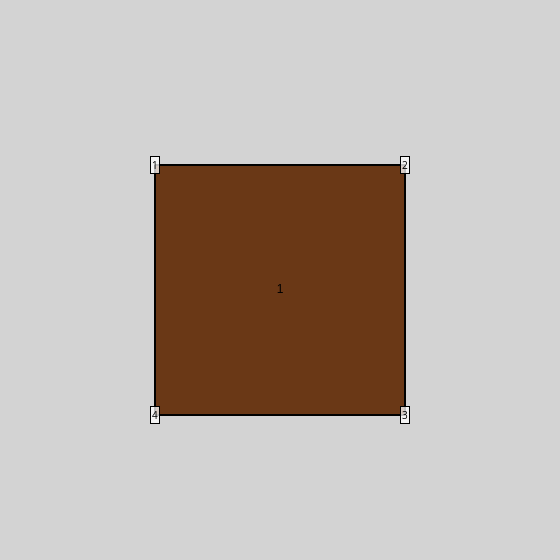
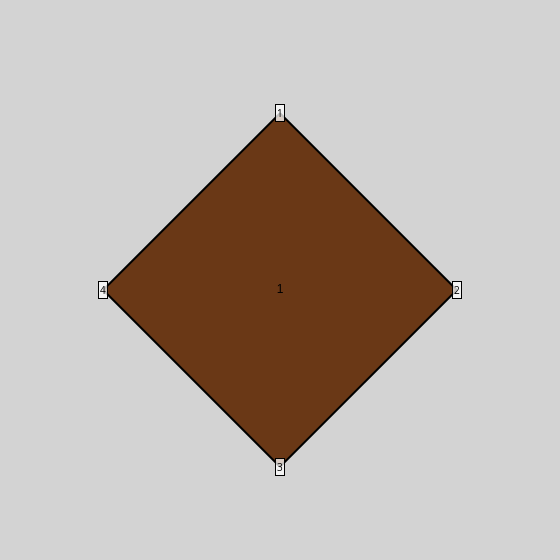
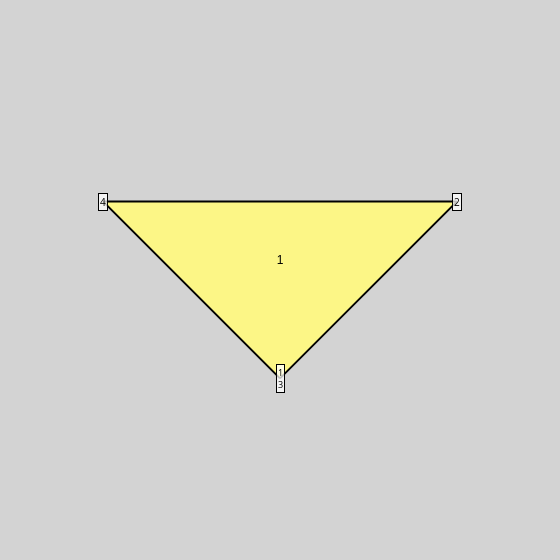
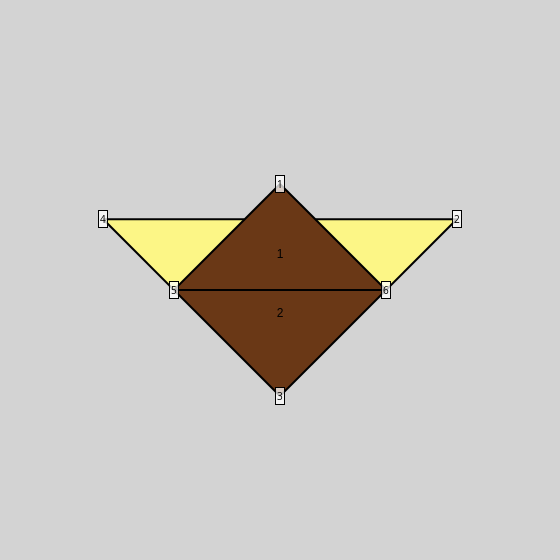

The notebook cell saved with these charts, in order:
### Markdown cell above
# FoldingAgent Simulator — Usage Example

Build a piece of virtual paper, add vertices where new creases are needed, and fold along them step by step. Each `plot()` call renders the current state of the model.

### Code cell
from origami import Origami

origami = Origami(front_color='brown', back_color='lightyellow')
origami.plot()

origami.rotate(45)
origami.plot()

origami.fold((2, 4), 1)
origami.plot()

origami.add_vertex((1, 4), 0.6)
origami.add_vertex((1, 2), 0.6)
origami.fold((6, 5), -1)
origami.plot()

origami.flip('x')
origami.plot()

origami.add_vertex((1, 5), 0.333333333)
origami.add_vertex((1, 6), 0.333333333)
origami.fold((7, 8), 1)
origami.plot()

origami.flip('x')
origami.plot()

origami.add_vertex((7, 8), 0.5)
origami.fold((9, 3), 1)
origami.plot()

origami.fold((6, 9), 1)
origami.plot()

origami.add_vertex((4, 5), 0.8)
origami.fold((9, 14), 1)
origami.plot()

origami.flip('x')
origami.plot()

origami.add_vertex((14, 11), 0.3)
origami.add_vertex((17, 4), 0.3)
origami.fold((18, 19), 1)
origami.plot()

origami.flip('x')
origami.plot()

### Figure 1 — Plotly figure (JSON) as saved in the notebook; plotly's stock layout.template omitted (floating-point values rounded to 4 significant figures)
{"data": [{"fill": "toself", "fillcolor": "#6A3816", "hoverinfo": "skip", "line": {"color": "rgba(0,0,0,0)"}, "mode": "lines", "showlegend": false, "type": "scatter", "x": [0, 1, 1, 0, 0], "y": [1, 1, 0, 0, 1]}, {"hoverinfo": "none", "mode": "text", "showlegend": false, "text": ["1"], "textfont": {"color": "black", "family": "Arial", "size": 12}, "type": "scatter", "x": [0.5], "y": [0.5]}, {"hoverinfo": "none", "line": {"color": "black", "dash": "solid", "shape": "linear", "width": 2}, "mode": "lines", "showlegend": false, "type": "scatter", "x": [0, 0], "y": [0, 1]}, {"hoverinfo": "none", "line": {"color": "black", "dash": "solid", "shape": "linear", "width": 2}, "mode": "lines", "showlegend": false, "type": "scatter", "x": [0, 1], "y": [0, 0]}, {"hoverinfo": "none", "line": {"color": "black", "dash": "solid", "shape": "linear", "width": 2}, "mode": "lines", "showlegend": false, "type": "scatter", "x": [1, 1], "y": [0, 1]}, {"hoverinfo": "none", "line": {"color": "black", "dash": "solid", "shape": "linear", "width": 2}, "mode": "lines", "showlegend": false, "type": "scatter", "x": [0, 1], "y": [1, 1]}], "layout": {"annotations": [{"align": "center", "bgcolor": "rgba(255,255,255,0.75)", "bordercolor": "black", "borderpad": 1, "borderwidth": 1, "font": {"color": "black", "size": 10}, "showarrow": false, "text": "1", "x": 0, "xanchor": "center", "y": 1, "yanchor": "middle"}, {"align": "center", "bgcolor": "rgba(255,255,255,0.75)", "bordercolor": "black", "borderpad": 1, "borderwidth": 1, "font": {"color": "black", "size": 10}, "showarrow": false, "text": "2", "x": 1, "xanchor": "center", "y": 1, "yanchor": "middle"}, {"align": "center", "bgcolor": "rgba(255,255,255,0.75)", "bordercolor": "black", "borderpad": 1, "borderwidth": 1, "font": {"color": "black", "size": 10}, "showarrow": false, "text": "3", "x": 1, "xanchor": "center", "y": 0, "yanchor": "middle"}, {"align": "center", "bgcolor": "rgba(255,255,255,0.75)", "bordercolor": "black", "borderpad": 1, "borderwidth": 1, "font": {"color": "black", "size": 10}, "showarrow": false, "text": "4", "x": 0, "xanchor": "center", "y": 0, "yanchor": "middle"}], "height": 560, "margin": {"b": 20, "l": 20, "r": 20, "t": 40}, "paper_bgcolor": "lightgray", "plot_bgcolor": "lightgray", "showlegend": false, "width": 560, "xaxis": {"range": [-0.5, 1.5], "scaleanchor": "y", "scaleratio": 1, "showgrid": false, "visible": false, "zeroline": false}, "yaxis": {"range": [-0.5, 1.5], "showgrid": false, "visible": false, "zeroline": false}}}

### Figure 2 — Plotly figure (JSON) as saved in the notebook; plotly's stock layout.template omitted (floating-point values rounded to 4 significant figures)
{"data": [{"fill": "toself", "fillcolor": "#6A3816", "hoverinfo": "skip", "line": {"color": "rgba(0,0,0,0)"}, "mode": "lines", "showlegend": false, "type": "scatter", "x": [0.5, 1.207, 0.5, -0.2071, 0.5], "y": [1.207, 0.5, -0.2071, 0.5, 1.207]}, {"hoverinfo": "none", "mode": "text", "showlegend": false, "text": ["1"], "textfont": {"color": "black", "family": "Arial", "size": 12}, "type": "scatter", "x": [0.5], "y": [0.5]}, {"hoverinfo": "none", "line": {"color": "black", "dash": "solid", "shape": "linear", "width": 2}, "mode": "lines", "showlegend": false, "type": "scatter", "x": [-0.2071, 0.5], "y": [0.5, 1.207]}, {"hoverinfo": "none", "line": {"color": "black", "dash": "solid", "shape": "linear", "width": 2}, "mode": "lines", "showlegend": false, "type": "scatter", "x": [-0.2071, 0.5], "y": [0.5, -0.2071]}, {"hoverinfo": "none", "line": {"color": "black", "dash": "solid", "shape": "linear", "width": 2}, "mode": "lines", "showlegend": false, "type": "scatter", "x": [0.5, 1.207], "y": [-0.2071, 0.5]}, {"hoverinfo": "none", "line": {"color": "black", "dash": "solid", "shape": "linear", "width": 2}, "mode": "lines", "showlegend": false, "type": "scatter", "x": [0.5, 1.207], "y": [1.207, 0.5]}], "layout": {"annotations": [{"align": "center", "bgcolor": "rgba(255,255,255,0.75)", "bordercolor": "black", "borderpad": 1, "borderwidth": 1, "font": {"color": "black", "size": 10}, "showarrow": false, "text": "1", "x": 0.5, "xanchor": "center", "y": 1.207, "yanchor": "middle"}, {"align": "center", "bgcolor": "rgba(255,255,255,0.75)", "bordercolor": "black", "borderpad": 1, "borderwidth": 1, "font": {"color": "black", "size": 10}, "showarrow": false, "text": "2", "x": 1.207, "xanchor": "center", "y": 0.5, "yanchor": "middle"}, {"align": "center", "bgcolor": "rgba(255,255,255,0.75)", "bordercolor": "black", "borderpad": 1, "borderwidth": 1, "font": {"color": "black", "size": 10}, "showarrow": false, "text": "3", "x": 0.5, "xanchor": "center", "y": -0.2071, "yanchor": "middle"}, {"align": "center", "bgcolor": "rgba(255,255,255,0.75)", "bordercolor": "black", "borderpad": 1, "borderwidth": 1, "font": {"color": "black", "size": 10}, "showarrow": false, "text": "4", "x": -0.2071, "xanchor": "center", "y": 0.5, "yanchor": "middle"}], "height": 560, "margin": {"b": 20, "l": 20, "r": 20, "t": 40}, "paper_bgcolor": "lightgray", "plot_bgcolor": "lightgray", "showlegend": false, "width": 560, "xaxis": {"range": [-0.5, 1.5], "scaleanchor": "y", "scaleratio": 1, "showgrid": false, "visible": false, "zeroline": false}, "yaxis": {"range": [-0.5, 1.5], "showgrid": false, "visible": false, "zeroline": false}}}

### Figure 3 — Plotly figure (JSON) as saved in the notebook; plotly's stock layout.template omitted (floating-point values rounded to 4 significant figures)
{"data": [{"fill": "toself", "fillcolor": "#6A3816", "hoverinfo": "skip", "line": {"color": "rgba(0,0,0,0)"}, "mode": "lines", "showlegend": false, "type": "scatter", "x": [-0.2071, 1.207, 0.5, -0.2071], "y": [0.5, 0.5, -0.2071, 0.5]}, {"fill": "toself", "fillcolor": "#FCF686", "hoverinfo": "skip", "line": {"color": "rgba(0,0,0,0)"}, "mode": "lines", "showlegend": false, "type": "scatter", "x": [1.207, -0.2071, 0.5, 1.207], "y": [0.5, 0.5, -0.2071, 0.5]}, {"hoverinfo": "none", "mode": "text", "showlegend": false, "text": ["1"], "textfont": {"color": "black", "family": "Arial", "size": 12}, "type": "scatter", "x": [0.5], "y": [0.2643]}, {"hoverinfo": "none", "line": {"color": "black", "dash": "solid", "shape": "linear", "width": 2}, "mode": "lines", "showlegend": false, "type": "scatter", "x": [-0.2071, 0.5], "y": [0.5, -0.2071]}, {"hoverinfo": "none", "line": {"color": "black", "dash": "solid", "shape": "linear", "width": 2}, "mode": "lines", "showlegend": false, "type": "scatter", "x": [0.5, 1.207], "y": [-0.2071, 0.5]}, {"hoverinfo": "none", "line": {"color": "black", "dash": "solid", "shape": "linear", "width": 2}, "mode": "lines", "showlegend": false, "type": "scatter", "x": [-0.2071, 1.207], "y": [0.5, 0.5]}], "layout": {"annotations": [{"align": "center", "bgcolor": "rgba(255,255,255,0.75)", "bordercolor": "black", "borderpad": 1, "borderwidth": 1, "font": {"color": "black", "size": 9}, "showarrow": false, "text": "1<br>3", "x": 0.5, "xanchor": "center", "y": -0.2071, "yanchor": "middle"}, {"align": "center", "bgcolor": "rgba(255,255,255,0.75)", "bordercolor": "black", "borderpad": 1, "borderwidth": 1, "font": {"color": "black", "size": 10}, "showarrow": false, "text": "2", "x": 1.207, "xanchor": "center", "y": 0.5, "yanchor": "middle"}, {"align": "center", "bgcolor": "rgba(255,255,255,0.75)", "bordercolor": "black", "borderpad": 1, "borderwidth": 1, "font": {"color": "black", "size": 10}, "showarrow": false, "text": "4", "x": -0.2071, "xanchor": "center", "y": 0.5, "yanchor": "middle"}], "height": 560, "margin": {"b": 20, "l": 20, "r": 20, "t": 40}, "paper_bgcolor": "lightgray", "plot_bgcolor": "lightgray", "showlegend": false, "width": 560, "xaxis": {"range": [-0.5, 1.5], "scaleanchor": "y", "scaleratio": 1, "showgrid": false, "visible": false, "zeroline": false}, "yaxis": {"range": [-0.8536, 1.146], "showgrid": false, "visible": false, "zeroline": false}}}

### Figure 4 — Plotly figure (JSON) as saved in the notebook; plotly's stock layout.template omitted (floating-point values rounded to 4 significant figures)
{"data": [{"fill": "toself", "fillcolor": "#6A3816", "hoverinfo": "skip", "line": {"color": "rgba(0,0,0,0)"}, "mode": "lines", "showlegend": false, "type": "scatter", "x": [-0.2071, 1.207, 0.5, -0.2071], "y": [0.5, 0.5, -0.2071, 0.5]}, {"fill": "toself", "fillcolor": "#FCF686", "hoverinfo": "skip", "line": {"color": "rgba(0,0,0,0)"}, "mode": "lines", "showlegend": false, "type": "scatter", "x": [0.07574, 0.9243, 1.207, -0.2071, 0.07574], "y": [0.2172, 0.2172, 0.5, 0.5, 0.2172]}, {"fill": "toself", "fillcolor": "#6A3816", "hoverinfo": "skip", "line": {"color": "rgba(0,0,0,0)"}, "mode": "lines", "showlegend": false, "type": "scatter", "x": [0.9243, 0.07574, 0.5, 0.9243], "y": [0.2172, 0.2172, 0.6414, 0.2172]}, {"hoverinfo": "none", "mode": "text", "showlegend": false, "text": ["1"], "textfont": {"color": "black", "family": "Arial", "size": 12}, "type": "scatter", "x": [0.5], "y": [0.3586]}, {"hoverinfo": "none", "mode": "text", "showlegend": false, "text": ["2"], "textfont": {"color": "black", "family": "Arial", "size": 12}, "type": "scatter", "x": [0.5], "y": [0.1229]}, {"hoverinfo": "none", "line": {"color": "black", "dash": "solid", "shape": "linear", "width": 2}, "mode": "lines", "showlegend": false, "type": "scatter", "x": [0.5, 0.9243], "y": [0.6414, 0.2172]}, {"hoverinfo": "none", "line": {"color": "black", "dash": "solid", "shape": "linear", "width": 2}, "mode": "lines", "showlegend": false, "type": "scatter", "x": [0.07574, 0.5], "y": [0.2172, 0.6414]}, {"hoverinfo": "none", "line": {"color": "black", "dash": "solid", "shape": "linear", "width": 2}, "mode": "lines", "showlegend": false, "type": "scatter", "x": [0.07574, 0.9243], "y": [0.2172, 0.2172]}, {"hoverinfo": "none", "line": {"color": "black", "dash": "solid", "shape": "linear", "width": 2}, "mode": "lines", "showlegend": false, "type": "scatter", "x": [-0.2071, 0.07574], "y": [0.5, 0.2172]}, {"hoverinfo": "none", "line": {"color": "black", "dash": "solid", "shape": "linear", "width": 2}, "mode": "lines", "showlegend": false, "type": "scatter", "x": [0.07574, 0.5], "y": [0.2172, -0.2071]}, {"hoverinfo": "none", "line": {"color": "black", "dash": "solid", "shape": "linear", "width": 2}, "mode": "lines", "showlegend": false, "type": "scatter", "x": [0.5, 0.9243], "y": [-0.2071, 0.2172]}, {"hoverinfo": "none", "line": {"color": "black", "dash": "solid", "shape": "linear", "width": 2}, "mode": "lines", "showlegend": false, "type": "scatter", "x": [0.9243, 1.207], "y": [0.2172, 0.5]}, {"hoverinfo": "none", "line": {"color": "black", "dash": "solid", "shape": "linear", "width": 2}, "mode": "lines", "showlegend": false, "type": "scatter", "x": [0.6414, 1.207], "y": [0.5, 0.5]}, {"hoverinfo": "none", "line": {"color": "black", "dash": "solid", "shape": "linear", "width": 2}, "mode": "lines", "showlegend": false, "type": "scatter", "x": [-0.2071, 0.3586], "y": [0.5, 0.5]}], "layout": {"annotations": [{"align": "center", "bgcolor": "rgba(255,255,255,0.75)", "bordercolor": "black", "borderpad": 1, "borderwidth": 1, "font": {"color": "black", "size": 10}, "showarrow": false, "text": "1", "x": 0.5, "xanchor": "center", "y": 0.6414, "yanchor": "middle"}, {"align": "center", "bgcolor": "rgba(255,255,255,0.75)", "bordercolor": "black", "borderpad": 1, "borderwidth": 1, "font": {"color": "black", "size": 10}, "showarrow": false, "text": "2", "x": 1.207, "xanchor": "center", "y": 0.5, "yanchor": "middle"}, {"align": "center", "bgcolor": "rgba(255,255,255,0.75)", "bordercolor": "black", "borderpad": 1, "borderwidth": 1, "font": {"color": "black", "size": 10}, "showarrow": false, "text": "3", "x": 0.5, "xanchor": "center", "y": -0.2071, "yanchor": "middle"}, {"align": "center", "bgcolor": "rgba(255,255,255,0.75)", "bordercolor": "black", "borderpad": 1, "borderwidth": 1, "font": {"color": "black", "size": 10}, "showarrow": false, "text": "4", "x": -0.2071, "xanchor": "center", "y": 0.5, "yanchor": "middle"}, {"align": "center", "bgcolor": "rgba(255,255,255,0.75)", "bordercolor": "black", "borderpad": 1, "borderwidth": 1, "font": {"color": "black", "size": 10}, "showarrow": false, "text": "5", "x": 0.07574, "xanchor": "center", "y": 0.2172, "yanchor": "middle"}, {"align": "center", "bgcolor": "rgba(255,255,255,0.75)", "bordercolor": "black", "borderpad": 1, "borderwidth": 1, "font": {"color": "black", "size": 10}, "showarrow": false, "text": "6", "x": 0.9243, "xanchor": "center", "y": 0.2172, "yanchor": "middle"}], "height": 560, "margin": {"b": 20, "l": 20, "r": 20, "t": 40}, "paper_bgcolor": "lightgray", "plot_bgcolor": "lightgray", "showlegend": false, "width": 560, "xaxis": {"range": [-0.5, 1.5], "scaleanchor": "y", "scaleratio": 1, "showgrid": false, "visible": false, "zeroline": false}, "yaxis": {"range": [-0.7828, 1.217], "showgrid": false, "visible": false, "zeroline": false}}}
